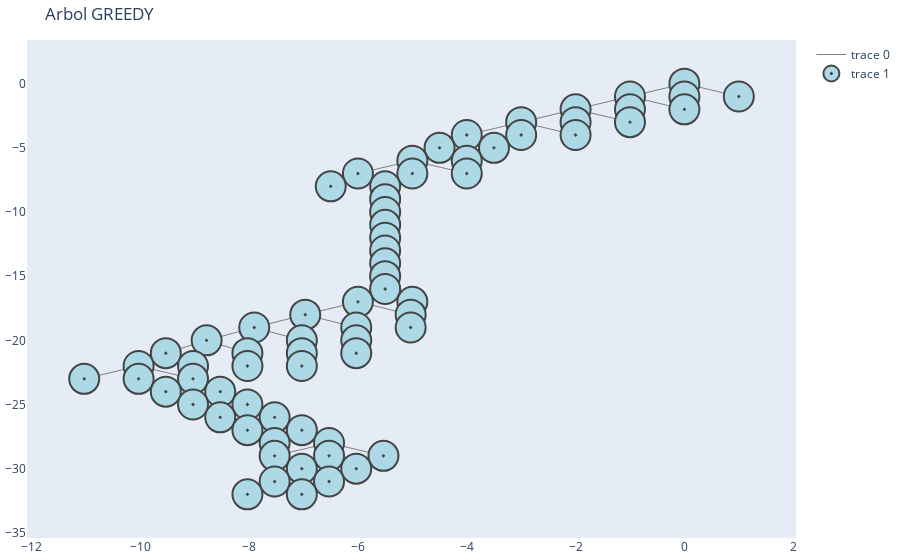

Notebook code for this chart:
### Code cell
ejecutar_GREEDY(origen, meta)

### Figure 1 — Plotly figure (JSON) as saved in the notebook; plotly's stock layout.template omitted (floating-point values rounded to 4 significant figures; data arrays with more than 128 entries replaced by an {"elided": "..."} marker saying what was removed)
{"data": [{"hoverinfo": "none", "line": {"color": "gray", "width": 1}, "mode": "lines", "type": "scatter", "x": {"elided": "207 float values"}, "y": {"elided": "207 int values"}}, {"hoverinfo": "text", "marker": {"color": "lightblue", "line": {"width": 2}, "size": 30, "symbol": "circle-dot"}, "mode": "markers", "text": ["[5, 0]", "[5, 0.5]", "[4.5, 0]", "[5.5, 0]", "[5, 1.0]", "[4.5, 0.5]", "[5.5, 0.5]", "[5, 1.5]", "[4.5, 1.0]", "[5.5, 1.0]", "[5, 2.0]", "[4.5, 1.5]", "[5.5, 1.5]", "[5, 2.5]", "[5.5, 2.0]", "[5, 3.0]", "[5.5, 2.5]", "[5, 3.5]", "[4.5, 3.0]", "[5.5, 3.0]", "[4.5, 3.5]", "[5.5, 3.5]", "[5.5, 4.0]", "[5.5, 4.5]", "[5.5, 5.0]", "[5.5, 5.5]", "[5.5, 6.0]", "[5.5, 6.5]", "[5.0, 6.5]", "[4.5, 6.5]", "[4.5, 7.0]", "[4.0, 6.5]", "[4.5, 7.5]", "[4.0, 7.0]", "[4.5, 8.0]", "[4.0, 7.5]", "[4.5, 8.5]", "[4.0, 8.0]", "[4.5, 9.0]", "[4.0, 8.5]", "[3.5, 8.0]", "[3.5, 7.5]", "[4.5, 9.5]", "[4.0, 9.0]", "[3.5, 8.5]", "[3.0, 8.0]", "[3.5, 7.0]", "[3.0, 7.5]", "[4.5, 10.0]", "[4.0, 9.5]", "[5.0, 9.5]", "[5.0, 10.0]", "[5.5, 9.5]", "[5.5, 10.0]", "[6.0, 9.5]", "[6.0, 10.0]", "[6.5, 9.5]", "[6.5, 10.0]", "[7.0, 9.5]", "[7.0, 10.0]", "[7.5, 9.5]", "[7.5, 10.0]", "[7.5, 9.0]", "[8.0, 9.5]", "[7.5, 8.5]", "[8.0, 9.0]", "[7.5, 8.0]", "[8.0, 8.5]", "[7.5, 7.5]", "[8.0, 8.0]"], "textposition": "middle center", "type": "scatter", "x": [0, -1, 0, 1, -2, -1, 0, -3, -2, -1, -4, -3, -2, -4.5, -3.5, -5, -4, -6, -5, -4, -6.5, -5.5, -5.5, -5.5, -5.5, -5.5, -5.5, -5.5, -5.5, -5.5, -6, -5, -6.969, -5.031, -7.906, -6.031, -8.781, -7.031, -9.531, -8.031, -7.031, -6.031, -10.03, -9.031, -8.031, -7.031, -5.031, -6.031, -11.03, -10.03, -9.031, -9.531, -8.531, -9.031, -8.031, -8.531, -7.531, -8.031, -7.031, -7.531, -6.531, -7.531, -6.531, -5.531, -7.031, -6.031, -7.531, -6.531, -8.031, -7.031], "y": [0, -1, -1, -1, -2, -2, -2, -3, -3, -3, -4, -4, -4, -5, -5, -6, -6, -7, -7, -7, -8, -8, -9, -10, -11, -12, -13, -14, -15, -16, -17, -17, -18, -18, -19, -19, -20, -20, -21, -21, -21, -20, -22, -22, -22, -22, -19, -21, -23, -23, -23, -24, -24, -25, -25, -26, -26, -27, -27, -28, -28, -29, -29, -29, -30, -30, -31, -31, -32, -32]}], "layout": {"margin": {"b": 20, "l": 5, "r": 5, "t": 40}, "showlegend": true, "title": {"text": "Arbol GREEDY"}, "xaxis": {"showgrid": false, "zeroline": false}, "yaxis": {"showgrid": false, "zeroline": false}}}
